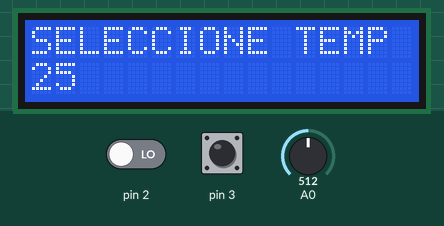
A sketch run on a simulated Arduino Uno, built with avr-gcc and run on an emulated ATmega328P. On the bench: 16×2 character LCD. Inputs (shaded band) come from the test bench; at power-on: pin 2 LOW, pin 3 LOW, A0 = 512.

Above: at 1.2 s.
1.3 s: pin 2 driven HIGH
At 1.6 s:
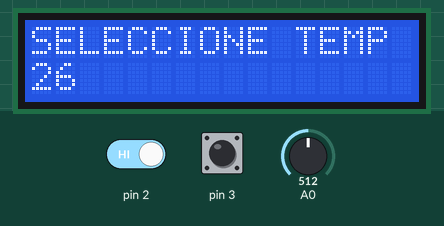
2.8 s: pin 3 pulsed HIGH 2 times (0.12 s each, 0.3 s apart)
At 4.6 s:
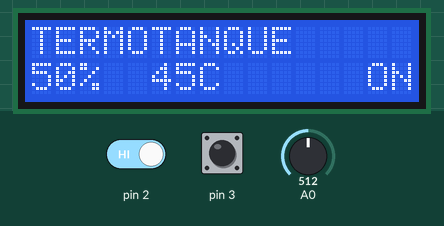
At 40.3 s:
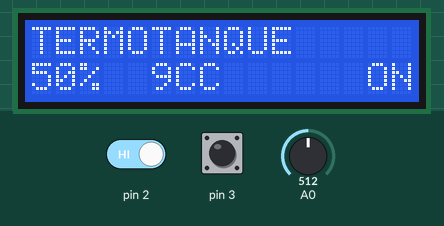
Timing chart, 0 to 41.8 s (numbered marks = the images above; inputs shaded):
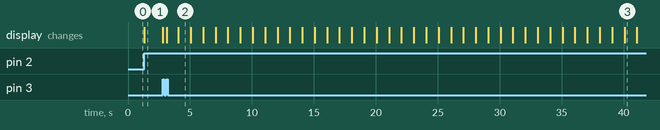

Measured:
- after the input at 1.3 s, the display: changes at once (image 1)
- after the input at 2.8 s, the display: first changes at once (image 2 shows a later state)
- what the display in image 2 shows lasts 1.0 s, from 4.1 s to 5.1 s

The sketch:

01_control_de_agua.ino
```cpp
#include <LiquidCrystal.h>
LiquidCrystal lcd(13, 12, 11, 10, 9, 8);

int agua;
int aguaAnterior;
int temp = 50;
int tempDeseada = 25;

unsigned long timeDiference;
unsigned long timeNow;
int range = 200;

bool mode = 1;
bool flag = 0;

bool flag_mostrar = 0;

void boton() {
  if (millis() > timeDiference + range) {
    if (millis() - timeNow < 400) {
      tempDeseada++;
      mode = !mode;
      //lcd.clear();
    }
    tempDeseada--;
    if (tempDeseada <= 0)tempDeseada = 50;
    timeNow = millis();
    timeDiference = millis();
  }
}
void boton2() {
  if (millis() > timeDiference + range) {
    if (millis() - timeNow < 300) {
    }
    tempDeseada++;
    if (tempDeseada > 50)tempDeseada = 50;
    timeNow = millis();
    timeDiference = millis();
  }
}
void aguaFun() {
  imprimir();
  if (agua < 65) {
    while (agua < 95) {
      flag = 1;
      lcd.setCursor(13, 1);
      lcd.print(" ON");
      imprimir();
    }
  } else {
    lcd.setCursor(13, 1);
    lcd.print("OFF");
    flag = 0;
  }
}
void imprimir() {
  agua = analogRead(A0);
  agua = map(agua, 0, 1023, 0, 100);
  if (mode == 0) {
    if (agua != aguaAnterior or flag_mostrar == 0) {
      lcd.setCursor(0, 0);
      lcd.print("TERMOTANQUE    ");
      lcd.setCursor(0, 1);
      if(agua < 10){
        lcd.setCursor(0, 1);
        lcd.print("    ");
        lcd.setCursor(0, 1);
        lcd.print((String) agua + "%");
      }
      if(agua < 100){
        lcd.setCursor(0, 1);
        lcd.print("    ");
        lcd.setCursor(0, 1);
        lcd.print((String) agua + "%");
      }else lcd.print((String) agua + "%");

      aguaAnterior = agua;
      flag_mostrar = 1;
    }
    lcd.setCursor(5, 1);
    lcd.print((String)temp + (char)67);
    lcd.setCursor(13, 1);
  }
}
ISR (TIMER1_COMPA_vect) {
  if (agua < 95 and flag == 1 or temp > tempDeseada) {
    temp--;
  }
  else if (temp < tempDeseada) {
    temp++;
  }
}
void setup() {
  lcd.begin(16, 2);
  Serial.begin(9600);
  agua = analogRead(A0);
  agua = map(agua, 0, 1023, 0, 100);
  aguaAnterior = agua;
  attachInterrupt(digitalPinToInterrupt(3), boton, RISING);
  attachInterrupt(digitalPinToInterrupt(2), boton2, RISING);
  pinMode(A0, INPUT);
  cli();
  TCCR1A = 0;
  TCCR1B = 0;
  TCNT1 = 0;
  OCR1A = 15624;
  TCCR1B |= (1 << WGM12);
  TCCR1B |= (1 << CS12) | (1 << CS10);
  TIMSK1 |= (1 << OCIE1A);
  sei();
}
void loop() {
  if (mode == 0)aguaFun();
  else {
    lcd.setCursor(0, 0);
    lcd.print("SELECCIONE TEMP");
    lcd.setCursor(0, 1);
    if (tempDeseada < 10)lcd.print((String)tempDeseada + " ");
    else lcd.print((String) tempDeseada + "                           ");
  }
}
```
